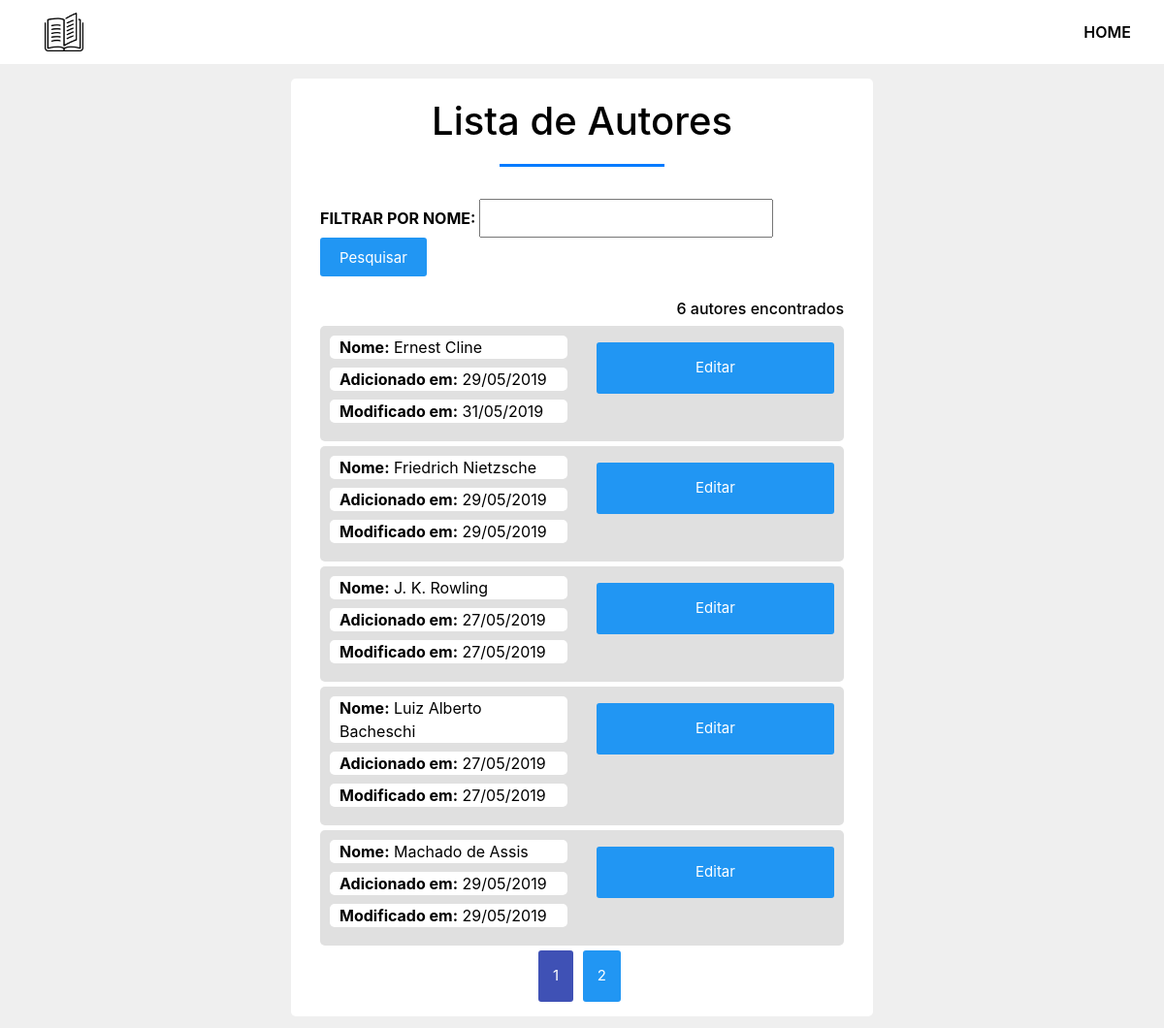
Page /con-autor.php on the committed database.
### tables this page shows
CREATE TABLE `autores` (
  `id` int(11) NOT NULL,
  `autor` varchar(100) NOT NULL,
  `created` timestamp NOT NULL DEFAULT CURRENT_TIMESTAMP,
  `modified` timestamp NOT NULL DEFAULT CURRENT_TIMESTAMP ON UPDATE CURRENT_TIMESTAMP
);

### OBJ/autor.php (called while the page is built, shortened)
<?php
include_once 'OBJ/functions.php';
class Autor {
    public function searchAut() {
        $results_pagina = pagina()[1];
        $limite_pagina = pagina()[2];
        if(isset($_POST['filtro'])){
            $dbc = dbConnect();
            $sql = "SELECT * FROM autores WHERE autor LIKE :filtro ORDER BY autor LIMIT ".$limite_pagina.",".$results_pagina."";
            $filtro = addslashes($_POST['filtro']);
            $stmt = $dbc->prepare($sql);
            $stmt->bindValue(':filtro', '%' . $filtro . '%', PDO::PARAM_INT);
            $stmt->execute();
            $result = $stmt->fetchAll();
            return $result;
        } else if(!isset($_POST['filtro'])){
            $dbc = dbConnect();
            $sql = "SELECT * FROM autores ORDER BY autor LIMIT ".$limite_pagina.",".$results_pagina."";
            $stmt = $dbc->prepare($sql);
            $stmt->execute();
            $result = $stmt->fetchAll();
            return $result;
        }
    }
    public function numeroAutores() {
        $dbc = dbConnect();
        $sql = "SELECT * FROM autores ORDER BY autor";
        $stmt = $dbc->prepare($sql);
        $stmt->execute();
        $count = $stmt->rowCount();
        return $count;
    }
}
?>

### OBJ/functions.php (called while the page is built, shortened)
<?php
function dateConvert($date){
    sscanf($date, '%d-%d-%d', $y, $m, $d);
    return sprintf('%02d/%02d/%04d', $d, $m, $y);
}
function pagina(){
    if (!isset($_GET['page'])){
        $page = 1;
    } else{
        $page = $_GET['page'];
    }
    $results_pagina = 5;
    $limite_pagina = ($page - 1) * $results_pagina;
    return array($page, $results_pagina, $limite_pagina);
}
?>

### con-autor.php (the view, shortened to what this page needs)
<?php
require 'OBJ/functions.php';
require 'OBJ/autor.php';
$OBJautor = new Autor;
?>
<!DOCTYPE html>
<html lang="pt-br">
<head>
    <?php
    include "ADD/config.php";
    ?>
</head>
<body>
<?php
    include "ADD/heater.php";
?>
<section id="box">
    <div class="container">
        <h1>Lista de Autores</h1>
        <form method="post" action="">
            <b>FILTRAR POR NOME: </b><input type="text" name="filtro" class="campo" required autofocus> <input type="submit" value="Pesquisar" class="btn-pesq">
        </form>
        <?php
        $numAut = $OBJautor->numeroAutores();
        echo "<br><h6>$numAut autores encontrados</h6>";
        $result = $OBJautor->searchAut();
        foreach ($result as $dados) {
            $created = dateConvert($dados['created']);
            $modified = dateConvert($dados['modified']);
            echo "<article><div class='row'><div class='col-md-6 aut-info'>";
            echo "<p><b>Nome:</b> ".$dados['autor']."</p><br><p><b>Adicionado em:</b> ".$created."</p><br><p><b>Modificado em:</b> ".$modified."</p><br>";
            echo "</div><div class='col-md-6 aut-info'>";
            echo "<a class='btn-alug' href='edit-aut.php?id=".$dados['id']."'>Editar</a>";
            echo "</div></div></article>";
        }
        $num = $OBJautor->numeroAutores();
        $page = pagina()[0];
        $resultMax = pagina()[1];
        $total_pages = ceil($num / $resultMax);
        echo '<div class="paginacao">';
            for ($i=1; $i <= $total_pages; $i++) {
                if ($i==$page){
                    echo '<a class="btn-act">'.$i.'</a>  ';
                } else {
                    echo '<a class="btn-pag" href="con-autor.php?page='.$i.'">'.$i.'</a>';
                }
            }
        echo '</div>';
        ?>
    </div>
</section>
</body>
</html>

### CSS/style.css (style rules this page uses)
* { margin: 0; padding: 0; }
body { background-color: #efefef!important; font-family: sans-serif; }
h1 { text-align: center; color: #000!important; padding-top: 20px; padding-bottom: 10px; }
h1::after { content: ''; background: #007bff; display: block; height: 3px; width: 170px; margin: 20px auto 5px; }
a { text-decoration: none!important; color: #fff!important; }
#box { width: 50%; background: #fff; color: #000; box-sizing: border-box; margin-top: 15px; margin-left: 25%; margin-bottom: 15px; padding: 15px; padding-top: 0px; border-radius: 5px; }
#box p { background-color: #fff; border-radius: 5px; margin-bottom: -15px; padding: 0px 10px 0px 10px; }
article { width: 100%; box-sizing: border-box; padding: 10px; background-color: #e0e0e0; margin-bottom: 5px; text-align: left; border-radius: 5px; }
.btn-alug { background-color: #2196f3; border-radius: 3px; display: inline-block; font-size: 15px; padding: 15px 30px; transition: 0.5s; width: 100%; margin-top: 7px; text-align: center; }
.btn-pesq { background-color: #2196f3; border-radius: 3px; display: inline-block; font-size: 15px; padding: 10px 20px; transition: 0.5s; text-align: center; color: #fff; border: none; height: 40px; }
.campo { width: 56%; height: 40px; padding: 0px 10px 0px 10px; margin-top: 10px; }
h6 { text-align: right; }
.paginacao { text-align: center; }
.btn-pag { background-color: #2196f3; border-radius: 3px; display: inline-block; font-size: 15px; padding: 15px 15px; transition: 0.5s; margin-right: 5px; margin-left: 5px; }
.btn-act { border-radius: 3px; display: inline-block; font-size: 15px; padding: 15px 15px; transition: 0.5s; border-color: 1px solid #fff; background-color: #3f51b5; }

### rows in the picture
autores: autor "Ernest Cline", created "29/05/2019", modified "31/05/2019"
autores: autor "Friedrich Nietzsche", created "29/05/2019", modified "29/05/2019"
autores: autor "J. K. Rowling", created "27/05/2019", modified "27/05/2019"
autores: autor "Luiz Alberto Bacheschi", created "27/05/2019", modified "27/05/2019"
autores: autor "Machado de Assis", created "29/05/2019", modified "29/05/2019"

### other values in the picture
$numAut "6"
